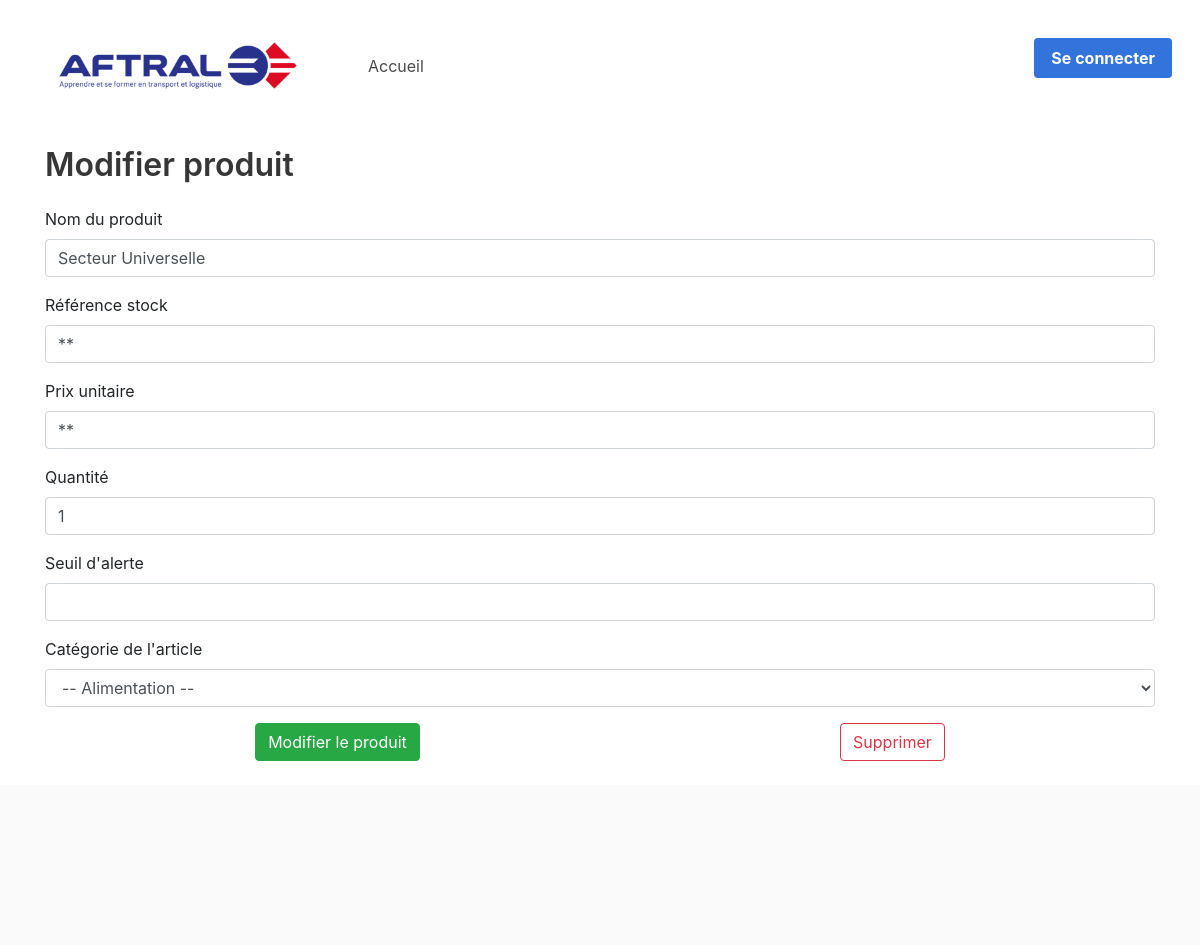
The page /edit_products.php?id=3 on the database its author committed.
### tables this page shows
CREATE TABLE `products` (
  `products_id` int(11) NOT NULL,
  `products_name` varchar(255) NOT NULL,
  `reference` varchar(25) NOT NULL,
  `price` varchar(25) NOT NULL,
  `quantity` int(11) NOT NULL,
  `category_id` int(11) NOT NULL,
  `user_id` int(11) NOT NULL
);

### edit_products.php (the view, shortened to what this page needs)
<?php
require 'includes/header.php';
$id = $_GET['id'];
$sql1 = "SELECT p.*, c.* FROM products AS p INNER JOIN categories AS c ON p.category_id = c.categories_id WHERE p.products_id = {$id}";
$res1 = $conn->query($sql1);
$product = $res1->fetch(PDO::FETCH_ASSOC);
?>
<div class="container">
    <h2 class="title is-3">Modifier produit</h2>
    <div class="row">
        <div class="col-12">
            <form action="process.php" method="POST">
                <div class="form-group">
                    <label for="InputName">Nom du produit</label>
                    <input type="text" class="form-control" id="InputName"
                        value="<?php echo $product['products_name']; ?>"
                        name="product_name" required>
                </div>
                <div class="form-group">
                    <label for="InputReference">Référence stock</label>
                    <input type="text" class="form-control" id="InputReference"
                        value="<?php echo $product['reference']; ?>"
                        name="product_reference" required>
                </div>
                <div class="form-group">
                    <label for="InputPrice">Prix unitaire</label>
                    <input type="text" class="form-control" id="InputPrice"
                        value="<?php echo $product['price']; ?>"
                        name="product_price" required>
                </div>
                <div class="form-group">
                    <label for="InputQuantity">Quantité</label>
                    <input type="number" class="form-control" id="InputQuantity"
                        value="<?php echo $product['quantity']; ?>"
                        name="product_quantity" required>
                </div>
                <div class="form-group">
                    <label for="InputAlert">Seuil d'alerte</label>
                    <input type="number" class="form-control" id="InputAlert"
                        value="<?php echo $product['alert']; ?>"
                        name="product_alert" required>
                </div>
                <div class="form-group">
                    <label for="InputCategory">Catégorie de l'article</label>
                    <select class="form-control" id="InputCategory" name="product_category">
                        <option
                            value="<?php echo $product['category_id']; ?>"
                            selected>
                            -- <?php echo $product['categories_name']; ?>
                        </option>
                    </select>
                </div>
                <div class="container">
                    <div class="row justify-content-around">
                        <div class="col-">
                            <button type="submit" class="btn btn-success" name="product_edit">Modifier le
                                produit</button>
                        </div>
                        <div class="col-">
                            <form action="process.php" method="POST">
                                <button type="submit" name="product_delete"
                                    class="btn btn-outline-danger">Supprimer</button>
                            </form>
                        </div>
                    </div>
                </div>
            </form>
            <br>
        </div>
    </div>
</div>
<?php
require 'includes/footer.php';

### rows shown on the page
products: product_name "Secteur Universelle", product_reference "**", product_price "**", product_quantity "1"
